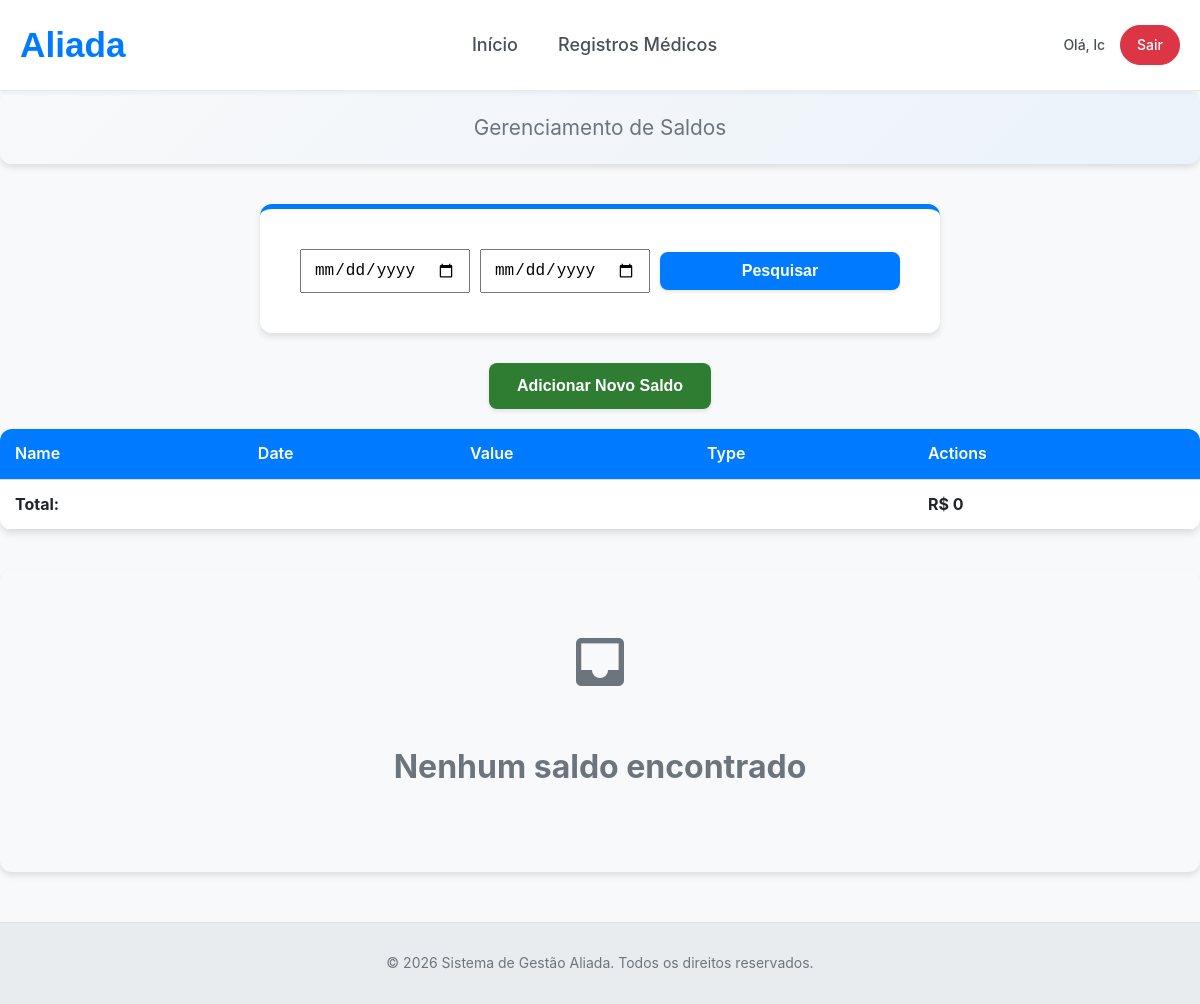
/balances/ (signed in), run on an earlier commit of the app's database.
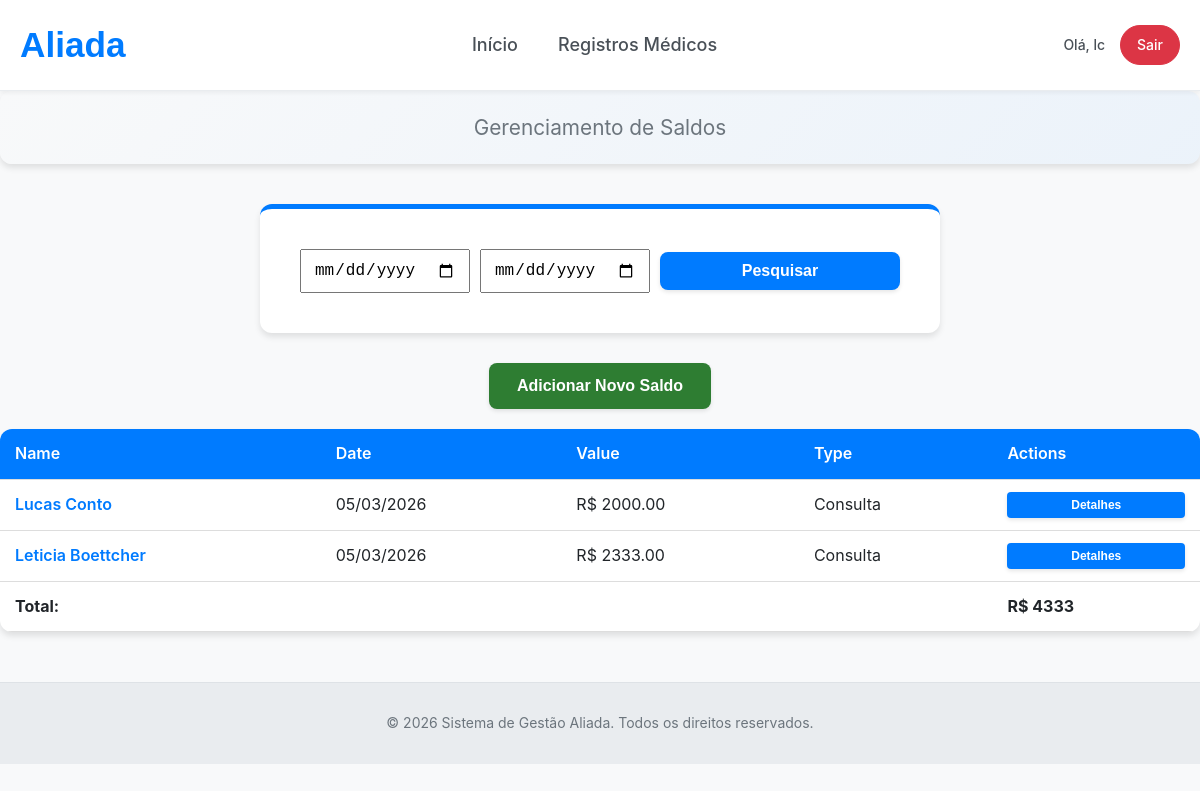
And on a later commit of the database.
### aliada/models.py (models this page shows, shortened)
class Balance(models.Model):
    patient = models.ForeignKey(PatientRecord, on_delete=models.CASCADE, related_name='balances')
    date = models.DateField()
    type = models.CharField(max_length=50)
    amount = models.DecimalField(max_digits=10, decimal_places=2)
    description = models.TextField()
    created_by = models.ForeignKey(User, on_delete=models.SET_NULL, null=True, related_name='created_balances')
    created_at = models.DateTimeField(default=timezone.now)
    updated_by = models.ForeignKey(User, on_delete=models.SET_NULL, null=True, related_name='updated_balances')
    updated_at = models.DateTimeField(auto_now=True)

class PatientRecord(models.Model):
    first_name = models.CharField(max_length=100)
    last_name = models.CharField(max_length=100)
    email = models.EmailField(blank=True, null=True)
    phone = models.CharField(max_length=20, blank=True, null=True)
    age = models.IntegerField(blank=True, null=True, help_text="Age in years")
    weight = models.DecimalField(max_digits=5, decimal_places=2, blank=True, null=True, help_text="Weight in kg")
    height = models.DecimalField(max_digits=5, decimal_places=2, blank=True, null=True, help_text="Height in cm")
    created_by = models.ForeignKey(User, on_delete=models.SET_NULL, null=True, related_name='created_patients')
    created_at = models.DateTimeField(default=timezone.now)
    updated_by = models.ForeignKey(User, on_delete=models.SET_NULL, null=True, related_name='updated_patients')
    updated_at = models.DateTimeField(auto_now=True)

### aliada/groups.py (the view)
        def _wrapped_view(request, *args, **kwargs):
            user = request.user
            if user.is_authenticated:
                if user.groups.filter(name__in=group_names).exists() or user.is_superuser:
                    return view_func(request, *args, **kwargs)
            return render(request, 'core/access_denied.html', status=403)

### aliada/groups.py (called while the page is built)
def group_required(*group_names):
    def decorator(view_func):
        def _wrapped_view(request, *args, **kwargs):
            user = request.user
            if user.is_authenticated:
                if user.groups.filter(name__in=group_names).exists() or user.is_superuser:
                    return view_func(request, *args, **kwargs)
            return render(request, 'core/access_denied.html', status=403)
        return _wrapped_view
    return decorator

### aliada/views.py (called while the page is built)
@group_required('Administrador')
def balance_list(request):
    query = request.GET.get('q', '')
    query2 = request.GET.get('q2', '')
    balances = Balance.objects.all()
    if query and query2:
        balances = balances.filter(date__range=[query, query2])
    elif query:
        balances = balances.filter(date__gte=query)
    balances = balances.order_by('-date')
    total = balances.aggregate(Sum('amount'))['amount__sum'] or 0
    return render(request, 'core/balance/balance_list.html', {'balances': balances, 'query': query, 'query2': query2, 'total': total})

### aliada/templates/core/balance/balance_list.html (shortened to what this page needs)
{% extends "core/base.html" %}
{% block content %}
    <div class="welcome-section">
        <p>Gerenciamento de Saldos</p>
    </div>
    <form method="get" class="search-form">
        <input type="date" name="q" value="{{ query }}" placeholder="Pesquisar por data...">
        <input type="date" name="q2" value="{{ query2 }}" placeholder="Pesquisar por data...">
        <button type="submit">Pesquisar</button>
    </form>
    <div class="button-container-1">
        <button style="text-align: center;" type="button" size="small" class="create-link" onclick="window.location.href='{% url 'balance_create' %}'">Adicionar Novo Saldo</button>
    </div>
    <table class="balance-table">
        <thead>
            <tr>
                <th>Name</th>
                <th>Date</th>
                <th>Value</th>
                <th>Type</th>
                <th>Actions</th>
            </tr>
        </thead>
        <tbody>
            {% for balance in balances %}
            <tr>
                <td><a href="{% url 'balance_detail' pk=balance.pk %}">{{ balance.patient.first_name }} {{ balance.patient.last_name }}</a></td>
                <td>{{ balance.date|date:"d/m/Y" }}</td>
                <td>R$ {{ balance.amount }}</td>
                <td>{{ balance.type }}</td>
                <td>
                    <div class="actions">
                        <button type="button" onclick="window.location.href='{% url 'balance_detail' pk=balance.pk %}'">Detalhes</button>
                    </div>
                </td>
            </tr>
            {% endfor %}
            <tr>
                <td colspan="4"><strong>Total:</strong></td>
                <td><strong>R$ {{ total }}</strong></td>
            </tr>
        </tbody>
    </table>
    {% if not balances %}
        <div class="no-results">
            <i class="material-icons" style="font-size: 4em; color: var(--gray-color); margin-bottom: 20px;">inbox</i>
            <h2>Nenhum saldo encontrado</h2>
        </div>
    {% endif %}
{% endblock %}

### aliada/templates/core/base.html (shortened to what this page needs)
{% include "core/partials/_head.html" %}
    {% block content %}{% endblock %}
{% include "core/partials/_footer.html" %}

### aliada/templates/core/partials/_head.html (shortened to what this page needs)
{% load static %}
<!DOCTYPE html>
<html lang="en">
<head>
    <link rel="stylesheet" href="{% static 'core/style.css' %}">
    <link rel="stylesheet" href="https://cdnjs.cloudflare.com/ajax/libs/font-awesome/6.0.0/css/all.min.css">
</head>
<body>
    {% include "core/partials/_header.html" %}

### aliada/templates/core/partials/_header.html
    <header class="main-header">
        <div class="header-container">
            <div class="header-logo">
                <h1>Aliada</h1>
            </div>
            <nav class="header-nav">
                <ul class="nav-list">
                    <li class="nav-item"><a href="{% url 'home' %}">Início</a></li>
                    {% if user.is_authenticated %}
                        <li class="nav-item"><a href="{% url 'record_list' %}">Registros Médicos</a></li>
                    {% endif %}
                </ul>
            </nav>
            <div class="header-user">
                {% if user.is_authenticated %}
                    <span class="user-greeting">Olá, {{ user.first_name|default:user.username }}</span>
                    <a href="{% url 'logout' %}" class="btn-logout">Sair</a>
                {% else %}
                    <a href="{% url 'login' %}" class="btn-login">Entrar</a>
                {% endif %}
            </div>
        </div>
    </header>

### aliada/templates/core/partials/_footer.html
    <footer>
        <p>&copy; 2026 Sistema de Gestão Aliada. Todos os direitos reservados.</p>
    </footer>
</body>
</html>

### aliada/static/core/style.css (style rules this page uses)
body { font-family: -apple-system, BlinkMacSystemFont, 'Segoe UI', Roboto, 'Helvetica Neue', Arial, sans-serif; background-color: #f8f9fa; margin: 0; padding: 0; color: #212529; line-height: 1.6; --primary-color: #007bff; --primary-dark: #0056b3; --secondary-color: #17a2b8; --success-color: #28a745; --danger-color: #dc3545; --light-color: #f8f9fa; --dark-color: #343a40; --gray-color: #6c757d; --border-radius: 12px; --box-shadow: 0 4px 6px rgba(0,0,0,0.1); --transition: all 0.3s ease; }
h1 { color: #495057; text-align: center; margin-bottom: 20px; font-weight: 300; font-size: 2.5em; }
form { background-color: white; padding: 40px; border-radius: var(--border-radius); box-shadow: var(--box-shadow); width: 100%; max-width: 600px; margin: 30px auto; text-align: center; border-top: 5px solid var(--primary-color); }
input[type="date"] { padding: 10px 12px; font-size: 16px; }
button { background-color: var(--primary-color); color: white; padding: 14px 28px; border: none; border-radius: 8px; cursor: pointer; font-size: 16px; font-weight: 600; width: 100%; transition: var(--transition); box-shadow: 0 2px 4px rgba(0,0,0,0.1); }
.create-link { background-color: #2e7d32; }
.search-form { display: flex; align-items: center; gap: 10px; }
.search-form button { background-color: var(--primary-color); color: white; padding: 10px 20px; border: none; border-radius: 8px; cursor: pointer; font-weight: 600; transition: var(--transition); }
.welcome-section { text-align: center; padding: 20px; background: linear-gradient(135deg, var(--light-color) 0%, rgba(0, 123, 255, 0.05) 100%); border-radius: var(--border-radius); margin-bottom: 40px; box-shadow: var(--box-shadow); }
.welcome-section p { font-size: 1.3em; color: var(--gray-color); max-width: 600px; margin: 0 auto; }
.main-header { background-color: #fff; border-bottom: 1px solid #e9ecef; box-shadow: 0 2px 4px rgba(0,0,0,0.05); position: sticky; top: 0; z-index: 1000; }
.header-container { max-width: 1200px; margin: 0 auto; padding: 0 20px; display: flex; align-items: center; justify-content: space-between; height: 90px; }
.header-logo h1 { margin: 0; font-size: 2.2em; font-weight: 700; color: #007bff; font-family: 'Poppins', sans-serif; }
.header-nav .nav-list { list-style: none; padding: 0; margin: 0; display: flex; gap: 40px; }
.nav-item a { text-decoration: none; color: #495057; font-weight: 500; font-size: 18px; transition: color 0.3s ease; padding: 15px 0; position: relative; }
.nav-item a::after { content: ''; position: absolute; width: 0; height: 2px; bottom: 0; left: 0; background-color: #007bff; transition: width 0.3s ease; }
.header-user { display: flex; align-items: center; gap: 15px; }
.user-greeting { font-size: 14px; color: #495057; font-weight: 500; }
.btn-login, .btn-logout { padding: 8px 16px; border-radius: 20px; font-weight: 500; text-decoration: none; transition: all 0.3s ease; font-size: 14px; }
.btn-logout { background-color: #dc3545; color: #fff; border: 1px solid #dc3545; }
footer { background-color: #e9ecef; color: #6c757d; text-align: center; padding: 15px 0; margin-top: 50px; border-top: 1px solid #dee2e6; font-size: 14px; }
.balance-table { width: 100%; max-width: 1200px; margin: 20px auto; border-collapse: collapse; background: white; border-radius: var(--border-radius); overflow: hidden; box-shadow: var(--box-shadow); }
.balance-table th, .balance-table td { padding: 12px 15px; text-align: left; border-bottom: 1px solid #ddd; }
.balance-table th { background-color: var(--primary-color); color: white; font-weight: 600; }
.balance-table a { color: var(--primary-color); text-decoration: none; font-weight: 600; }
.balance-table .actions { display: flex; gap: 5px; flex-wrap: nowrap; }
.balance-table .actions button { padding: 6px 12px; font-size: 12px; border: none; border-radius: 4px; cursor: pointer; transition: var(--transition); }
.balance-table .actions button[type="button"]:nth-child(1) { background: var(--primary-color); color: white; }
.button-container-1 { display: grid; grid-template-columns: repeat(auto-fill); gap: 20px; margin:auto; justify-content: center; max-width: 1200px; }

What changed in the data, as far as the page shows it:
added Balance: patient.first_name "Lucas", patient.last_name "Conto", date "05/03/2026", amount "2000.00", type "Consulta"
added Balance: patient.first_name "Leticia", patient.last_name "Boettcher", date "05/03/2026", amount "2333.00", type "Consulta"
Also different on the page:
{{ total }}: "0" → "4333"
text no longer shown: "Nenhum saldo encontrado"
